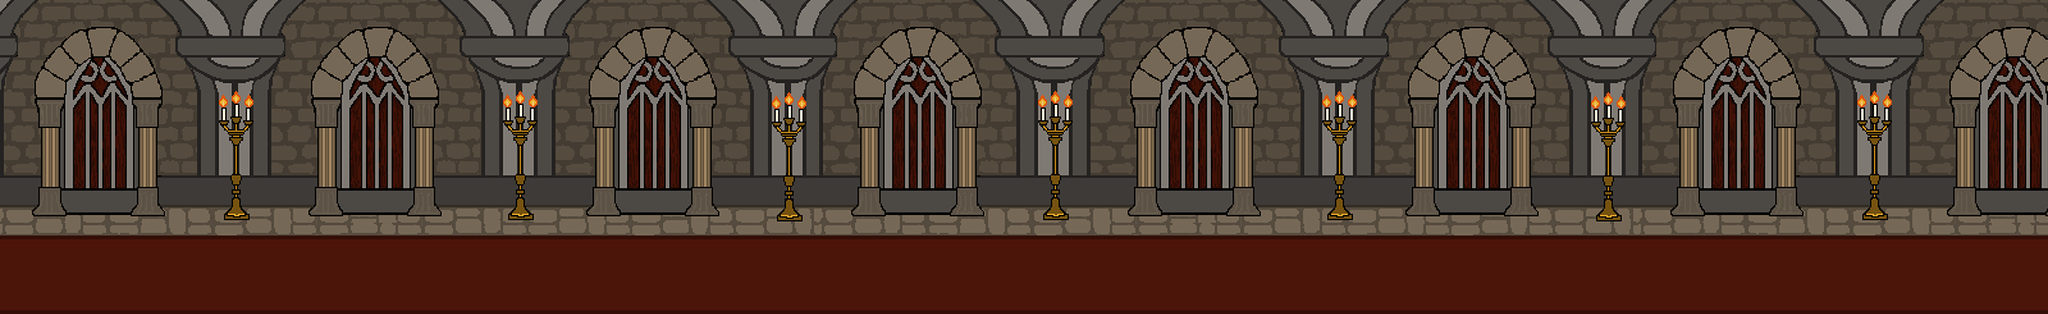

Rendered tile map (Tiled .tmx) drawn with the repository's tilesets; below, a short description and the map source with its tile grids summarised:
An orthogonal 150x23 tile map with 16x16 px tiles, 2 tile layers (background, ground) and 18 objects (10x enemy, 2x portal, start, end).

<map version="1.10" tiledversion="1.11.0" orientation="orthogonal" renderorder="right-down" width="150" height="23" tilewidth="16" tileheight="16" infinite="0" nextlayerid="8" nextobjectid="21">
 <editorsettings>
  <export target="../levelLighthouse.lua" format="lua" />
 </editorsettings>
 <tileset firstgid="1" name="hallway" tilewidth="16" tileheight="16" tilecount="1575" columns="75">
  <image source="../../assets/hallway.png" width="1200" height="336" />
 </tileset>
 <layer id="7" name="background" width="150" height="23">
  <data>[3450 cells, 3450 non-empty, 1150 distinct tile ids]</data>
 </layer>
 <layer id="5" name="ground" width="150" height="23">
  <data>[3450 cells, 0 non-empty, 0 distinct tile ids]</data>
 </layer>
 <objectgroup color="#e1f500" id="6" name="spawns">
  <object id="6" name="Start" type="start" x="38.1558" y="246.953">
   <point />
  </object>
  <object id="7" name="End" type="end" x="2369.08" y="240.653">
   <point />
  </object>
 </objectgroup>
 <objectgroup color="#f50004" id="3" name="solid">
  <properties>
   <property name="collidable" type="bool" value="true" />
  </properties>
  <object id="1" x="-10" y="-10" width="10" height="356" />
  <object id="2" x="0" y="276.3" width="2400" height="92" />
  <object id="3" x="2400.79" y="-10" width="10" height="356" />
  <object id="4" x="0" y="-10" width="2400" height="10" />
 </objectgroup>
 <objectgroup color="#00ef1c" id="4" name="entity">
  <object id="5" name="Portal" type="portal" x="38.1558" y="244">
   <properties>
    <property name="dX" type="float" value="1489" />
    <property name="dY" type="float" value="2352" />
    <property name="destination" value="level4" />
   </properties>
   <point />
  </object>
  <object id="8" name="Enemy" type="enemy" x="885.333" y="238">
   <point />
  </object>
  <object id="9" name="Enemy" type="enemy" x="958" y="237.333">
   <point />
  </object>
  <object id="12" name="Enemy" type="enemy" x="1026.67" y="221.333">
   <point />
  </object>
  <object id="13" name="Enemy" type="enemy" x="762" y="188">
   <point />
  </object>
  <object id="14" name="Enemy" type="enemy" x="1148" y="203.333">
   <point />
  </object>
  <object id="15" name="Enemy" type="enemy" x="622.667" y="179.333">
   <point />
  </object>
  <object id="16" name="Enemy" type="enemy" x="1860" y="176.667">
   <point />
  </object>
  <object id="17" name="Enemy" type="enemy" x="2014" y="190">
   <point />
  </object>
  <object id="18" name="Enemy" type="enemy" x="2171.33" y="192.667">
   <point />
  </object>
  <object id="19" name="Enemy" type="enemy" x="1688" y="186.667">
   <point />
  </object>
  <object id="20" name="Portal" type="portal" x="2368.67" y="244">
   <properties>
    <property name="dX" type="float" value="461.5" />
    <property name="dY" type="float" value="1312" />
    <property name="destination" value="levelLighthouse2" />
   </properties>
   <point />
  </object>
 </objectgroup>
</map>
